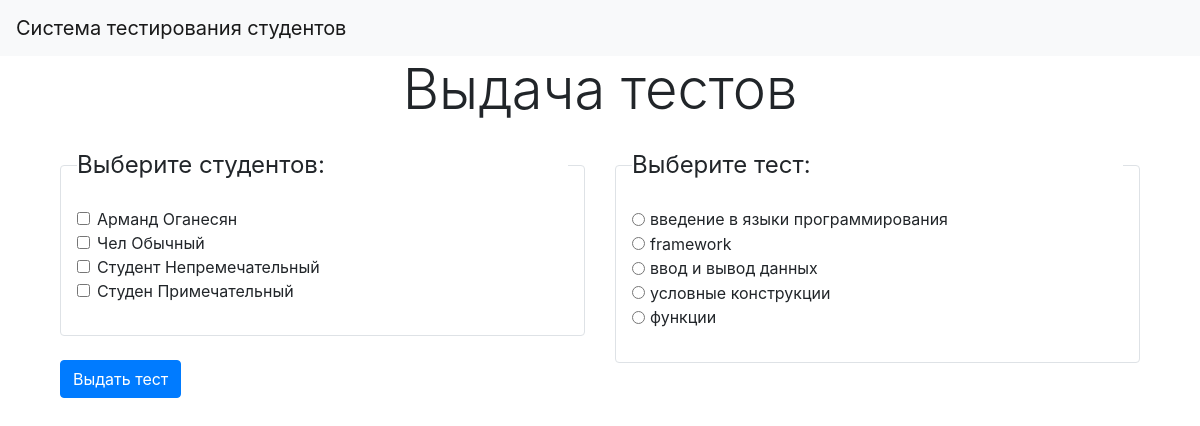
The page /give_test on the database its author committed.
### data/users.py (models this page shows)
class User(SqlAlchemyBase, UserMixin):
    __tablename__ = 'users'
    id = sqlalchemy.Column(sqlalchemy.Integer,
                           primary_key=True, autoincrement=True)
    name = sqlalchemy.Column(sqlalchemy.String, nullable=True)
    group = sqlalchemy.Column(sqlalchemy.String, nullable=True, default='default')
    date_of_birth = sqlalchemy.Column(sqlalchemy.Date, nullable=True)
    user_level = sqlalchemy.Column(sqlalchemy.String, default='student')

### data/topics.py (models this page shows)
class Topic(SqlAlchemyBase, UserMixin):
    __tablename__ = 'topics'
    id = sqlalchemy.Column(sqlalchemy.Integer,
                           primary_key=True, autoincrement=True)
    name = sqlalchemy.Column(sqlalchemy.String, nullable=True)

### main.py (the view, shortened to what this page needs)
@app.route('/give_test', methods=['GET', 'POST'])
def give_test():
    db_sess = db_session.create_session()
    students = db_sess.query(User).filter(User.user_level != 'admin')
    topics = db_sess.query(Topic)
    return render_template('give_test.html', students=students, topics=topics)

### data/db_session.py (called while the page is built)
def create_session() -> Session:
    global __factory
    return __factory()

### templates/give_test.html
{% extends "base.html" %}
{% block content %}
<div class="container">
    <h1 class="text-center display-4 mb-4">Выдача тестов</h1>
    <form action="/give_test" method="post">
        <div class="row justify-content-center">
            <div class="col-md-6">
                <fieldset class="border p-3 rounded">
                    <legend class="form-legend">Выберите студентов:</legend>
                    <div class="form-group">
                        {% for student in students %}
                        <div class="form-check">
                            <input type="checkbox" class="form-check-input" id="student-{{ student.id }}"
                                   name="students" value="{{ student.id }}">
                            <label class="form-check-label" for="student-{{ student.id }}">{{ student.name }}</label>
                        </div>
                        {% endfor %}
                    </div>
                </fieldset>
                <br>
                <button type="submit" class="btn btn-primary float-end">Выдать тест</button>
            </div>
            <div class="col-md-6">
                <fieldset class="border p-3 rounded">
                    <legend class="form-legend">Выберите тест:</legend>
                    <div class="form-group">
                        <ul class="list-unstyled">
                            {% for topic in topics %}
                            <li>
                                <div class="form-check form-check-inline">
                                    <input type="radio" class="form-check-input" id="topic-{{ topic.id }}" name="topics"
                                           value="{{ topic.id }}">
                                    <label class="form-check-label" for="topic-{{ topic.id }}">{{ topic.name }}</label>
                                </div>
                            </li>
                            {% endfor %}
                        </ul>
                    </div>
                </fieldset>
    </form>
</div>
{% endblock %}

### templates/base.html (shortened to what this page needs)
<!doctype html>
<html lang="en">
<head>
    <link rel="stylesheet"
          href="https://stackpath.bootstrapcdn.com/bootstrap/4.4.1/css/bootstrap.min.css"
>
</head>
<body>
<header>
    <nav class="navbar navbar-light bg-light">
        <a class="navbar-brand" href="/">Система тестирования студентов</a>
    </nav>
</header>
<main role="main" class="container">
    {% block content %}
    {% endblock %}
</main>
</body>
</html>

### rows shown on the page
User: name "Арманд Оганесян"
User: name "Чел Обычный"
User: name "Студент Непремечательный"
User: name "Студен Примечательный"
Topic: name "введение в языки программирования"
Topic: name "framework"
Topic: name "ввод и вывод данных"
Topic: name "условные конструкции"
Topic: name "функции"
